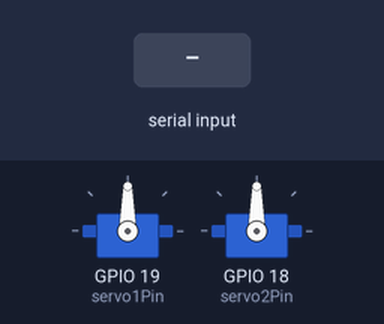
Bench run of a sketch on a simulated ESP32. On the bench: 2 × servo. The test bench sets the inputs (shaded band).

Above: at 1.2 s.
1.3 s: "90,45\n" received over Serial
At 1.8 s:
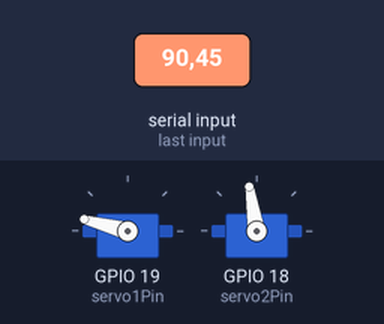
2.8 s: "30,150\n" received over Serial
At 4.0 s:
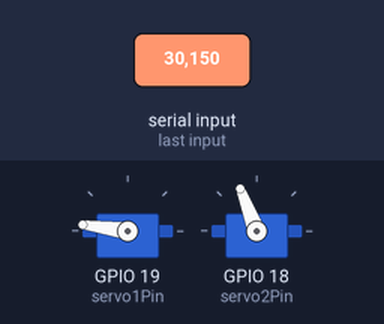
Timing chart, 0 to 5.8 s (numbered marks = the images above; inputs shaded):
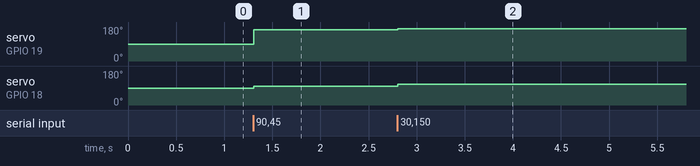

Measured:
- after the input at 1.3 s, servo on GPIO 19 (servo1Pin): 90° → 165° at once; servo on GPIO 18 (servo2Pin): 90° → 99° at once
- after the input at 2.8 s, servo on GPIO 19 (servo1Pin): 165° → 172° at once; servo on GPIO 18 (servo2Pin): 99° → 111° at once

The sketch:

tracker_esp32v2.ino
```cpp
#include <ESP32Servo.h>

Servo servo1;  // Create servo object 1 (e.g., for pan)
Servo servo2;  // Create servo object 2 (e.g., for tilt)

const int servo1Pin = 19;  // Servo 1 connected to GPIO 18
const int servo2Pin = 18;  // Servo 2 connected to GPIO 19

// User-configurable limits for servo angles (degrees)
int servo1Min = 100;
int servo1Max = 175;
int servo2Min = 95;
int servo2Max = 148;

void setup() {
  Serial.begin(115200);  // Start serial communication at 115200 baud

  // Attach servos using the ESP32Servo library
  servo1.attach(servo1Pin);
  servo2.attach(servo2Pin);
}

void loop() {
  // Check if serial data is available
  if (Serial.available()) {
    String data = Serial.readStringUntil('\n');
    int centerX, centerY;

    // Expect data in the format: "centerX,centerY"
    if (sscanf(data.c_str(), "%d,%d", &centerX, &centerY) == 2) {
      // Map the received coordinates to the servo angle ranges.
      // Assumes input range of 0-640 for X and 0-480 for Y.
      int pos1 = map(centerX, 0, 640, servo1Max, servo1Min);
      int pos2 = map(centerY, 0, 480, servo2Min, servo2Max);

      // Constrain the positions within the user-defined limits
      pos1 = constrain(pos1, servo1Min, servo1Max);
      pos2 = constrain(pos2, servo2Min, servo2Max);

      // Update servo positions
      servo1.write(pos1);
      servo2.write(pos2);
    }
  }
  // No additional action if no serial data is received.
  delay(10);  // Small delay to stabilize loop execution
}
```
